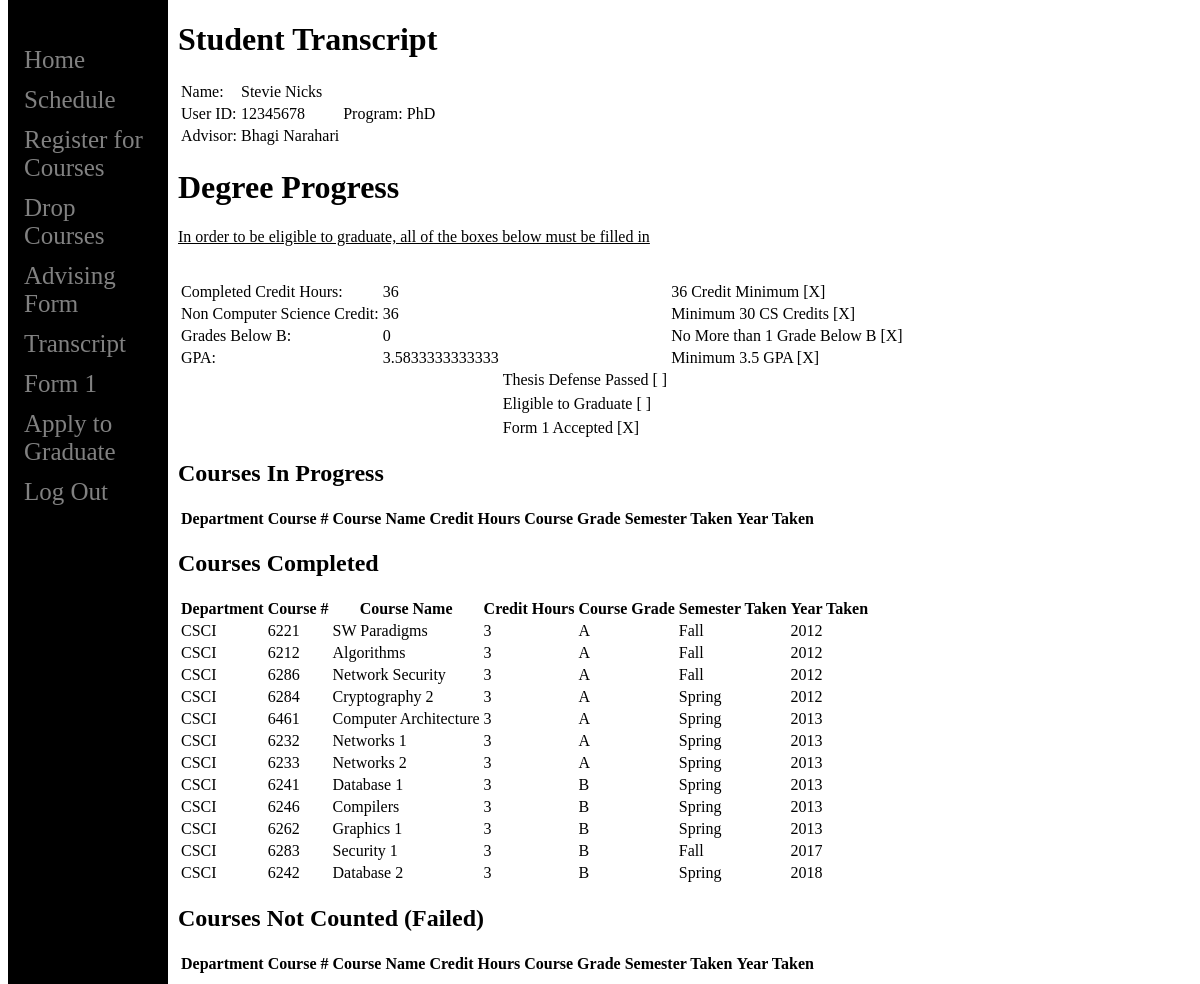
The app's page /student/transcript.php (signed in) with its own data.
### tables this page shows
CREATE TABLE student (
  user_id INT(8) ZEROFILL,
  program INT(1),
  thesis INT(1),
  app_to_grad INT(1),
  form1 INT,
  adv_id INT(8) ZEROFILL,
  fname TINYTEXT,
  lname TINYTEXT,
  email TINYTEXT,
  street TINYTEXT,
  city TINYTEXT,
  state TINYTEXT,
  country TINYTEXT,
  ssn TINYTEXT,
  adv_form INT(1),
  reg_hold INT(1),
  PRIMARY KEY (user_id)
);

CREATE TABLE faculty (
  user_id INT(8) ZEROFILL,
  primary_role INT,
  secondary_role INT,
  third_role INT,
  fname TINYTEXT,
  lname TINYTEXT,
  email TINYTEXT,
  street TINYTEXT,
  city TINYTEXT,
  state TINYTEXT,
  country TINYTEXT,

  PRIMARY KEY (user_id)
);

CREATE TABLE enrollment (
  user_id INT(8) ZEROFILL,
  course_num     int(4) not null,
  courseID     int(3) not null,
  course_dept TINYTEXT,
  course_name TINYTEXT,
  startTime     INT(4),
  endTime     INT(4),
  day   TINYTEXT,
  semester TINYTEXT,
  course_credits    INT(4),
  year	   INT(4),
  grade	  TINYTEXT,
  gpa  decimal(3,2)
);

### student/transcript.php (the view, shortened to what this page needs)
<?php
	require "header.php";
?>
<main>
<h1>Student Transcript</h1>
<?php
	if(isset($_SESSION['user_id'])){
		$user = $_SESSION['user_id'];
		$info_query = "SELECT * FROM student WHERE user_id=" . $user;
		$run_info_query = mysqli_query($conn, $info_query);
		echo "<table>";
		while($row = mysqli_fetch_assoc($run_info_query)){
			$tr = "<tr>";
			$tr .= "<td>Name:</td><td>{$row['fname']} {$row['lname']}</td>";
			$tr .= "</tr>";
			$tr .= "<tr>";
			$tr .= "<td>User ID:</td><td>{$row['user_id']}</td>";
			$tr .= "<td>Program:</td>";
			if($row['program'] == 1){
				$tr .= "<td>MS</td>";
			}
			else if($row['program'] == 2){
				$tr .= "<td>PhD</td>";
			}
			$tr .="</tr>";
			$tr .="<tr><td>Advisor:</td>";
			if($row['adv_id'] == NULL){
				$tr .="<td>None Assigned</td>";
			}
			else{
				$adv_query = "SELECT * FROM faculty WHERE user_id=" . $row['adv_id'];
				$run_adv_query = mysqli_query($conn, $adv_query);
				$result = mysqli_fetch_assoc($run_adv_query);
				$tr .= "<td>{$result['fname']} {$result['lname']}</td>";
			}
			echo $tr;
		}
		echo "</table>";
	}
?>
<h1>Degree Progress</h1>
<p><u>In order to be eligible to graduate, all of the boxes below must be filled in</u><br /><br /></p>
<?php
	if(isset($_SESSION['user_id'])){
		$user = $_SESSION['user_id'];
		$info_query = "SELECT * FROM student WHERE user_id=" . $user;
		$run_info_query = mysqli_query($conn, $info_query);
		$result = mysqli_fetch_assoc($run_info_query);
		$prog = $result['program'];
		echo "<table>";
		if($prog == 1){
			$reqs_met = 0;
			$credits = 0;
			$cr_query = "SELECT * FROM enrollment WHERE NOT grade='IP'";
			$cred_row = "<tr>";
			$cred_row .= "<td>Completed Credit Hours:</td>";
				$cred_query = "SELECT SUM(course_credits) as creds FROM enrollment where user_id=" . $user . " AND grade NOT IN ('F','IP')";
				$run_cred_query = mysqli_query($conn, $cred_query);
				$creds = mysqli_fetch_assoc($run_cred_query);
			$cred_row .="<td>{$creds['creds']}</td>";
			if($creds['creds'] >= 30){
				$cred_row .= "<td></td><td>30 Credit Minimum [X]</td>";
				$reqs_met = $reqs_met + 1;
			}
			else{
				$cred_row .="<td></td><td>30 Credit Minimum [ ]</td>";
			}
			$cred_row .="</tr>";
				$non_cs = "SELECT count(*) as non_cs FROM enrollment where user_id=" . $user . " AND NOT course_dept='CSCI'";
				$run_non_cs = mysqli_query($conn, $non_cs);
				$non_cs_result = mysqli_fetch_assoc($run_non_cs);
			$cred_row .="<tr><td>Non Computer Science Courses:</td><td>{$non_cs_result['non_cs']}</td>";
			if($non_cs_result['non_cs'] < 4){
				$cred_row .= "<td></td><td>No More than 3 Non CS Courses [X]</td></tr>";
				$reqs_met = $reqs_met + 1;
			}
			else{
				$cred_row .= "<td></td><td>No More than 3 Non CS Courses [ ]</td></tr>";
			}
				$grades_sub_b = "SELECT count(*) as below_b FROM enrollment where user_id=" .$user. " AND grade IN ('C+','C','F')";
				$run_sub_b = mysqli_query($conn, $grades_sub_b);
				$blw_b_res = mysqli_fetch_assoc($run_sub_b);
			$cred_row .= "<tr><td>Grades Below B:</td><td>{$blw_b_res['below_b']}</td>";
			if($blw_b_res['below_b'] < 3){
				$cred_row .= "<td></td><td>No More than 2 Grades Below B [X]</td></tr>";
				$reqs_met = $reqs_met + 1;
			}
			else{
				$cred_row .= "<td></td><td>No More than 2 Grades Below B [ ]</td></tr>";
			}
				$core_query = "SELECT count(*) as core FROM enrollment WHERE user_id=" . $user . " AND course_dept='CSCI' AND course_num IN (6212,6221,6461) AND grade NOT IN ('F','IP', 'W')";
				$run_core = mysqli_query($conn, $core_query);
				$core_done = mysqli_fetch_assoc($run_core);
			$cred_row .= "<tr><td>Core Courses Passed:</td><td>{$core_done['core']}/3</td>";
			if($core_done['core'] == 3){
				$cred_row .= "<td></td><td>All Required Courses Passed [X]</td></tr>";
				$reqs_met = $reqs_met + 1;
			}
			else{
				$cred_row .= "<td></td><td>All Required Courses Passed [ ]</td></tr>";
			}
				$grades_query = "SELECT grade, course_credits  FROM enrollment WHERE user_id=" . $user;
				$run_grades = mysqli_query($conn, $grades_query);
				$grade_pts = 0.0;
				while($gr = mysqli_fetch_assoc($run_grades)){
					if($gr['grade'] == 'A'){
						$grade_pts = $grade_pts + ($gr['course_credits'] * 4.0);
					}
					else if($gr['grade'] == 'A-'){
						$grade_pts = $grade_pts + ($gr['course_credits'] * 3.7);
					}
					else if($gr['grade'] == 'B+'){
						$grade_pts = $grade_pts + ($gr['course_credits'] * 3.3);
					}
					else if($gr['grade'] == 'B'){
						$grade_pts = $grade_pts + ($gr['course_credits'] * 3.0);
					}
					else if($gr['grade'] == 'B-'){
						$grade_pts = $grade_pts + ($gr['course_credits'] * 2.7);
					}
					else if($gr['grade'] == 'C+'){
						$grade_pts = $grade_pts + ($gr['course_credits'] * 2.3);
					}
					else if($gr['grade'] == 'C'){
						$grade_pts = $grade_pts + ($gr['course_credits'] * 2.0);
					}
				}
				$att_cred = "SELECT SUM(course_credits) as creds FROM enrollment where user_id=" . $user . " AND grade NOT IN ('IP')";
				$run_att_cred = mysqli_query($conn, $att_cred);
				$res = mysqli_fetch_assoc($run_att_cred);
				$gpa = 0.0;
				$gpa = $grade_pts / $res['creds'];
			$cred_row .= "<tr><td>GPA:</td><td>$gpa</td>";
			if($gpa >= 3.0){
				$cred_row .= "<td></td><td>Minimum 3.0 GPA [X]</td></tr>";
				$reqs_met = $reqs_met + 1;
			}
			else{
				$cred_row .= "<td></td><td>Minimum 3.0 GPA [ ]</td></tr>";
			}
			if($reqs_met == 5){
				$cred_row .= "<tr></tr><tr><td></td><td></td><td>Eligible to Graduate [X]</td></tr>";
			}
			else{
				$cred_row .= "<tr></tr><tr><td></td><td></td><td>Eligible to Graduate [ ]</td></tr>";
			}
			echo $cred_row;
		}
		else if($prog == 2){
			$reqs_met = 0;
			$cred_row = "<tr>";
			$cred_row .= "<td>Completed Credit Hours:</td>";
				$cred_query = "SELECT SUM(course_credits) as creds FROM enrollment where user_id=" . $user . " AND grade NOT IN ('F','IP')";
				$run_cred_query = mysqli_query($conn, $cred_query);
				$creds = mysqli_fetch_assoc($run_cred_query);
			$cred_row .="<td>{$creds['creds']}</td>";
			if($creds['creds'] >= 36){
				$cred_row .= "<td></td><td>36 Credit Minimum [X]</td>";
				$reqs_met = $reqs_met + 1;
			}
			else{
				$cred_row .="<td></td><td>36 Credit Minimum [ ]</td>";
			}
			$cred_row .="</tr>";
				$non_cs = "SELECT sum(course_credits) as non_cs FROM enrollment where user_id=" . $user . " AND course_dept='CSCI'";
				$run_non_cs = mysqli_query($conn, $non_cs);
				$non_cs_result = mysqli_fetch_assoc($run_non_cs);
			$cred_row .="<tr><td>Non Computer Science Credit:</td><td>{$non_cs_result['non_cs']}</td>";
			if($non_cs_result['non_cs'] > 29){
				$cred_row .= "<td></td><td>Minimum 30 CS Credits [X]</td></tr>";
				$reqs_met = $reqs_met + 1;
			}
			else{
				$cred_row .= "<td></td><td>Minimum 30 CS Credits [ ]</td></tr>";
			}
				$grades_sub_b = "SELECT count(*) as below_b FROM enrollment where user_id=" .$user. " AND grade IN ('C+','C','F')";
				$run_sub_b = mysqli_query($conn, $grades_sub_b);
				$blw_b_res = mysqli_fetch_assoc($run_sub_b);
			$cred_row .= "<tr><td>Grades Below B:</td><td>{$blw_b_res['below_b']}</td>";
			if($blw_b_res['below_b'] < 2){
				$cred_row .= "<td></td><td>No More than 1 Grade Below B [X]</td></tr>";
				$reqs_met = $reqs_met + 1;
			}
			else{
				$cred_row .= "<td></td><td>No More than 1 Grade Below B [ ]</td></tr>";
			}
				$grades_query = "SELECT grade, course_credits  FROM enrollment WHERE user_id=" . $user;
				$run_grades = mysqli_query($conn, $grades_query);
				$grade_pts = 0.0;
				while($gr = mysqli_fetch_assoc($run_grades)){
					if($gr['grade'] == 'A'){
						$grade_pts = $grade_pts + ($gr['course_credits'] * 4.0);
					}
					else if($gr['grade'] == 'A-'){
						$grade_pts = $grade_pts + ($gr['course_credits'] * 3.7);
					}
					else if($gr['grade'] == 'B+'){
						$grade_pts = $grade_pts + ($gr['course_credits'] * 3.3);
					}
					else if($gr['grade'] == 'B'){
						$grade_pts = $grade_pts + ($gr['course_credits'] * 3.0);
					}
				}
				$att_cred = "SELECT SUM(course_credits) as creds FROM enrollment where user_id=" . $user . " AND grade NOT IN ('IP')";
				$run_att_cred = mysqli_query($conn, $att_cred);
				$res = mysqli_fetch_assoc($run_att_cred);
				$gpa = $grade_pts / $res['creds'];
			$cred_row .= "<tr><td>GPA:</td><td>$gpa</td>";
			if($gpa >= 3.5){
				$cred_row .= "<td></td><td>Minimum 3.5 GPA [X]</td></tr>";
				$reqs_met = $reqs_met + 1;
			}
			else{
				$cred_row .= "<td></td><td>Minimum 3.5 GPA [ ]</td></tr>";
			}
			$thesis = $result['thesis'];
			if($thesis == 1){
				$cred_row .= "<tr><td></td>";
				$cred_row .= "<td></td><td>Thesis Defense Passed [X]</td></tr>";
				$reqs_met = $reqs_met + 1;
			}
			else{
				$cred_row .= "<tr><td></td>";
				$cred_row .= "<td></td><td>Thesis Defense Passed [ ]</td></tr>";
			}
			if($reqs_met == 5){
				$cred_row .= "<tr></tr><tr><td></td><td></td><td>Eligible to Graduate [X]</td></tr>";
			}
			else{
				$cred_row .= "<tr></tr><tr><td></td><td></td><td>Eligible to Graduate [ ]</td></tr>";
			}
			echo $cred_row;
		}
		if($result['form1'] == 1){
			echo "<tr></tr><tr><td></td><td></td><td>Form 1 Accepted [X]</td></tr>";
		}
		else{
			echo "<tr></tr><tr><td></td><td></td><td>Form 1 Accepted [ ]</td></tr>";
		}
		echo "</table>";
	}
?>
<h2>Courses In Progress</h2>
<?php
	if(isset($_SESSION['user_id'])){
		$rows_out = "<table>";
		$rows_out .= "<tr>";
		$rows_out .= "<th>Department</th>";
		$rows_out .= "<th>Course #</th>";
		$rows_out .= "<th>Course Name</th>";
		$rows_out .= "<th>Credit Hours</th>";
		$rows_out .= "<th>Course Grade</th>";
		$rows_out .= "<th>Semester Taken</th>";
		$rows_out .= "<th>Year Taken</th>";
		$rows_out .= "</tr>\n";
		echo $rows_out;
		echo "</table>";
	}
?>
<h2>Courses Completed</h2>
<?php
	if(isset($_SESSION['user_id'])){
			$user = $_SESSION['user_id'];
			$rows_out = "<table>";
			$rows_out .= "<tr>";
			$rows_out .= "<th>Department</th>";
			$rows_out .= "<th>Course #</th>";
			$rows_out .= "<th>Course Name</th>";
			$rows_out .= "<th>Credit Hours</th>";
			$rows_out .= "<th>Course Grade</th>";
			$rows_out .= "<th>Semester Taken</th>";
			$rows_out .= "<th>Year Taken</th>";
			$rows_out .= "</tr>\n";
			echo $rows_out;
			$select_ip = "SELECT * FROM enrollment WHERE user_id=". $user . " AND grade IN ('A','A-','B+','B','B-','C+','C') ORDER BY year ASC, semester ASC";
			$run_select = mysqli_query($conn, $select_ip);
			while($ip_row = mysqli_fetch_array($run_select)){
				$row = "<tr>";
				$row .= "<td>{$ip_row['course_dept']}</td>";
				$row .= "<td>{$ip_row['course_num']}</td>";
				$row .= "<td>{$ip_row['course_name']}</td>";
				$row .= "<td>{$ip_row['course_credits']}</td>";
				$row .= "<td>{$ip_row['grade']}</td>";
				$row .= "<td>{$ip_row['semester']}</td>";
				$row .= "<td>{$ip_row['year']}</td>";
				$row .= "</tr>\n";
				echo $row;
			}
			echo "</table>";
	}
?>
<h2>Courses Not Counted (Failed)</h2>
<?php
	if(isset($_SESSION['user_id'])){
		$rows_out = "<table>";
		$rows_out .= "<tr>";
		$rows_out .= "<th>Department</th>";
		$rows_out .= "<th>Course #</th>";
		$rows_out .= "<th>Course Name</th>";
		$rows_out .= "<th>Credit Hours</th>";
		$rows_out .= "<th>Course Grade</th>";
		$rows_out .= "<th>Semester Taken</th>";
		$rows_out .= "<th>Year Taken</th>";
		$rows_out .= "</tr>\n";
		echo $rows_out;
		echo "</table>";
	}
?>
</main>

### student/style.css (style rules this page uses)
body { font-family: "verdana"; }
main { margin-left: 160px; padding: 0px 10px; }
.change-tbl h1, p { text-align:left; }

### records on screen
student: fname "Stevie", lname "Nicks", user_id "12345678", program "PhD", faculty.fname "Bhagi", faculty.lname "Narahari"
enrollment: course_dept "CSCI", course_num "6221", course_name "SW Paradigms", course_credits "3", grade "A", semester "Fall", year "2012"
enrollment: course_dept "CSCI", course_num "6212", course_name "Algorithms", course_credits "3", grade "A", semester "Fall", year "2012"
enrollment: course_dept "CSCI", course_num "6286", course_name "Network Security", course_credits "3", grade "A", semester "Fall", year "2012"
enrollment: course_dept "CSCI", course_num "6284", course_name "Cryptography 2", course_credits "3", grade "A", semester "Spring", year "2012"
enrollment: course_dept "CSCI", course_num "6461", course_name "Computer Architecture", course_credits "3", grade "A", semester "Spring", year "2013"
enrollment: course_dept "CSCI", course_num "6232", course_name "Networks 1", course_credits "3", grade "A", semester "Spring", year "2013"
enrollment: course_dept "CSCI", course_num "6233", course_name "Networks 2", course_credits "3", grade "A", semester "Spring", year "2013"
enrollment: course_dept "CSCI", course_num "6241", course_name "Database 1", course_credits "3", grade "B", semester "Spring", year "2013"
enrollment: course_dept "CSCI", course_num "6246", course_name "Compilers", course_credits "3", grade "B", semester "Spring", year "2013"
enrollment: course_dept "CSCI", course_num "6262", course_name "Graphics 1", course_credits "3", grade "B", semester "Spring", year "2013"
enrollment: course_dept "CSCI", course_num "6283", course_name "Security 1", course_credits "3", grade "B", semester "Fall", year "2017"
enrollment: course_dept "CSCI", course_num "6242", course_name "Database 2", course_credits "3", grade "B", semester "Spring", year "2018"

### other values on screen
$creds['creds'] "36"
$non_cs_result['non_cs'] "36"
$blw_b_res['below_b'] "0"
$gpa "3.5833333333333"
